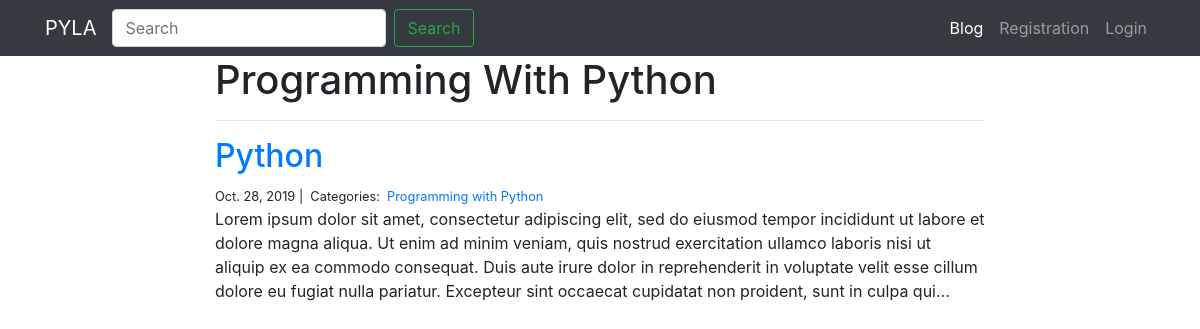
The app's page /Programming with Python/ with its own data.
### blog/models.py (models this page shows, shortened)
class Category(models.Model):
    name            = models.CharField(max_length=100)
    class Meta:
        verbose_name        = 'Category'
        verbose_name_plural = 'Categories'

class Post(models.Model):
    title           = models.CharField(max_length=255)
    body            = models.TextField()
    created_on      = models.DateTimeField(auto_now_add=True)
    last_modified   = models.DateTimeField(auto_now=True)
    categories      = models.ManyToManyField(Category, related_name='posts')

### blog/views.py (the view)
# urls.py: path('<category>/', views.blog_category, name='blog_category'),
def blog_category(request, category):
    posts       = Post.objects.filter(categories__name__contains=category).order_by('-created_on')
    context     = {'posts':posts, 'category':category}
    return render(request, 'blog/blog_category.html', context)

### templates/blog/blog_category.html
{% extends "base.html" %}
{% block content %}
<div class="col-md-8 offset-md-2">
    <h1>{{ category | title }}</h1>
    <hr>
    {% for post in posts %}
        <h2><a href="{% url 'blog_detail' post.pk%}">{{ post.title }}</a></h2>
        <small>
            {{ post.created_on.date }} |&nbsp;
            Categories:&nbsp;
            {% for category in post.categories.all %}
            <a href="{% url 'blog_category' category.name %}">
                {{ category.name }}
            </a>&nbsp;
            {% endfor %}
        </small>
        <p>{{ post.body | slice:":400" }}...</p>
    {% endfor %}
</div>
{% endblock %}

### records on screen
Category: name "Programming With Python", name "Programming with Python"
Post: title "Python", created_on "Oct. 28, 2019", body "Lorem ipsum dolor sit amet, consectetur adipiscing elit, sed do eiusmod tempor incididunt ut labore et dolore magna aliqua. Ut enim ad minim veniam, quis nostrud exercitation ullamco laboris nisi ut aliquip ex ea commodo consequat. Duis aute irure dolor in reprehenderit in voluptate velit esse cillum dolore eu fugiat nulla pariatur. Excepteur sint occaecat cupidatat non proident, sunt in culpa qui"
